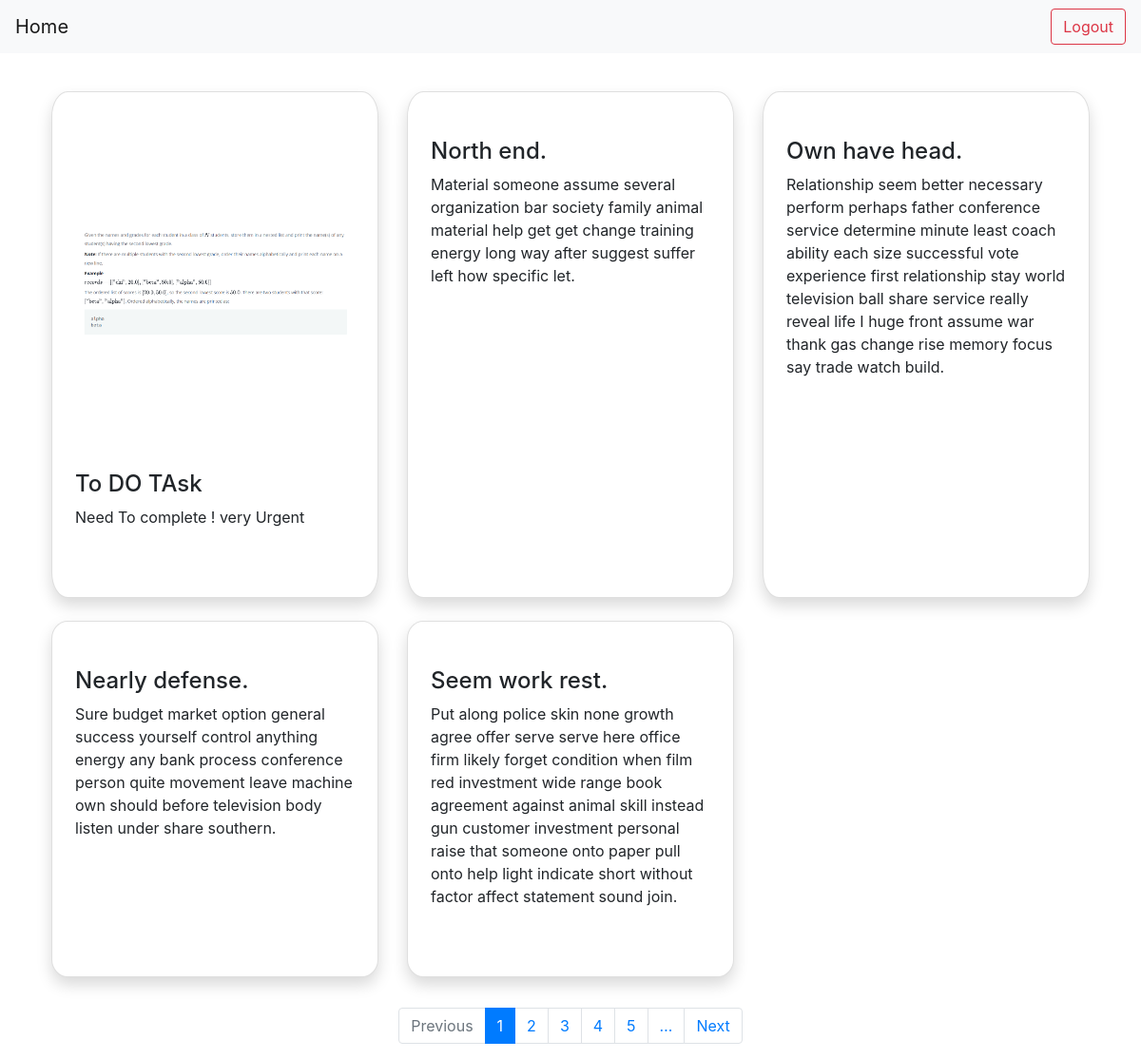
/display_task/ (signed in), run on the app's committed database.
### task_app/models.py (models this page shows, shortened)
class TaskUpload(models.Model):
    uid = models.ForeignKey(User, on_delete=models.CASCADE)
    task_title = models.TextField(max_length=200)
    task_description = models.TextField(max_length=2000, blank=True, null= True)
    task_pic = models.ImageField( upload_to='images',blank= True)
    create_timestamp = models.DateTimeField(auto_now_add= True)
    class Meta:
        ordering = ["-create_timestamp"]

### task_app/views.py (the view)
# urls.py: path('display_task/', ta_views.display, name="display"),
@login_required()
def display(request):
    movies = TaskUpload.objects.filter(uid = request.user)  # queryset containing all movies we just created
    paginator = Paginator(movies, 5)
    page_number = request.GET.get('page')
    page_obj = paginator.get_page(page_number)
    return render(request=request, template_name="task_app/display.html", context={'tasks': page_obj})

### task_app/templates/task_app/display.html (shortened to what this page needs)
<!DOCTYPE html>
<html>
  <head>
    <link rel="stylesheet" href="https://stackpath.bootstrapcdn.com/bootstrap/4.4.1/css/bootstrap.min.css">
  </head>
  <body>
<nav class="navbar navbar-expand-lg navbar-light bg-light">
  <a class="navbar-brand" href="{% url 'home' %}">Home</a>
  <div class="collapse navbar-collapse" id="navbarSupportedContent">
<a href="{% url 'logout' %}">
      <button class="btn btn-outline-danger my-2 my-sm-0" type="submit">Logout</button>
  </a></div>
</nav>
    <div class="container p-4">
      <div class="row">
        {% for m in tasks %}
        <div class="col-lg-4 col-md-6 col-sm-12 pb-4">
          <div class="card h-100 p-4 shadow  mb-3 mt-3 bg-white " style="border-radius: 5%;">
              {% if m.task_pic %}
            <img src="{{ m.task_pic.url }}" class="card-img-top" alt="{{ m.task_title}}" style="width: auto; height: 350px; object-fit: contain;">
            {% endif %}
              <br>
            <h4>{{m.task_title}}</h4>
            <p>{{m.task_description}}</p>
          </div>
        </div>
        {% endfor %}
      </div>
    </div>
      <nav aria-label="Page navigation example">
        <ul class="pagination justify-content-center">
        {% if tasks.has_previous %}
            <li class="page-item">
            <a class="page-link" href="?page={{ tasks.previous_page_number }}">Previous</a>
          </li>
        {% else %}
            <li class="page-item disabled">
            <a class="page-link" href="#" tabindex="-1" aria-disabled="true">Previous</a>
          </li>
        {% endif %}
        {% for i in tasks.paginator.page_range %}
            {% if tasks.number == i %}
                <li class="page-item active" aria-current="page">
              <span class="page-link">
                {{ i }}
              </span>
            </li>
            {% elif i > tasks.number|add:'-5' and i < tasks.number|add:'5' %}
                 <li class="page-item"><a class="page-link" href="?page={{ i }}">{{ i }}</a></li>
            {% endif %}
        {% endfor %}
        {% if tasks.paginator.num_pages > tasks.number|add:'4' %}
           <li class="page-item"><a class="page-link" href="?page={{ tasks.number|add:'5' }}">&hellip;</a></li>
        {% endif %}
        {% if tasks.has_next %}
            <li class="page-item">
            <a class="page-link" href="?page={{ tasks.next_page_number }}">Next</a>
          </li>
        {% else %}
            <li class="page-item disabled">
            <a class="page-link" href="#" tabindex="-1" aria-disabled="true">Next</a>
          </li>
        {% endif %}
      </ul>
    </nav>
  </body>
</html>

### data on the page
TaskUpload: task_pic (picture), task_title "To DO TAsk", task_description "Need To complete ! very Urgent"
TaskUpload: task_title "North end.", task_description "Material someone assume several organization bar society family animal material help get get change training energy long way after suggest suffer left how specific let."
TaskUpload: task_title "Own have head.", task_description "Relationship seem better necessary perform perhaps father conference service determine minute least coach ability each size successful vote experience first relationship stay world television ball share service really reveal life I huge front assume war thank gas change rise memory focus say trade watch build."
TaskUpload: task_title "Nearly defense.", task_description "Sure budget market option general success yourself control anything energy any bank process conference person quite movement leave machine own should before television body listen under share southern."
TaskUpload: task_title "Seem work rest.", task_description "Put along police skin none growth agree offer serve serve here office firm likely forget condition when film red investment wide range book agreement against animal skill instead gun customer investment personal raise that someone onto paper pull onto help light indicate short without factor affect statement sound join."

### other printed values
{{ i }} "1"
{{ i }} "2" "3" "4" "5"
